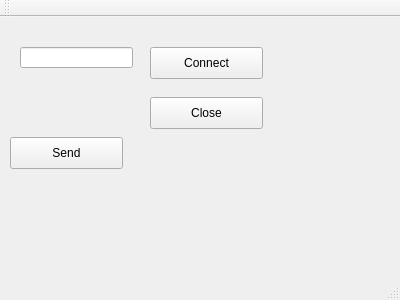
<?xml version="1.0" encoding="UTF-8"?>
<ui version="4.0">
 <class>MainWindow</class>
 <widget class="QMainWindow" name="MainWindow">
  <property name="geometry">
   <rect>
    <x>0</x>
    <y>0</y>
    <width>400</width>
    <height>300</height>
   </rect>
  </property>
  <property name="windowTitle">
   <string>MainWindow</string>
  </property>
  <widget class="QWidget" name="centralWidget">
   <widget class="QLineEdit" name="theIp">
    <property name="geometry">
     <rect>
      <x>20</x>
      <y>30</y>
      <width>113</width>
      <height>21</height>
     </rect>
    </property>
   </widget>
   <widget class="QPushButton" name="pCon">
    <property name="geometry">
     <rect>
      <x>150</x>
      <y>30</y>
      <width>113</width>
      <height>32</height>
     </rect>
    </property>
    <property name="text">
     <string>Connect</string>
    </property>
   </widget>
   <widget class="QPushButton" name="pClose">
    <property name="geometry">
     <rect>
      <x>150</x>
      <y>80</y>
      <width>113</width>
      <height>32</height>
     </rect>
    </property>
    <property name="text">
     <string>Close</string>
    </property>
   </widget>
   <widget class="QPushButton" name="pSend">
    <property name="geometry">
     <rect>
      <x>10</x>
      <y>120</y>
      <width>113</width>
      <height>32</height>
     </rect>
    </property>
    <property name="text">
     <string>Send</string>
    </property>
   </widget>
  </widget>
  <widget class="QMenuBar" name="menuBar">
   <property name="geometry">
    <rect>
     <x>0</x>
     <y>0</y>
     <width>400</width>
     <height>22</height>
    </rect>
   </property>
  </widget>
  <widget class="QToolBar" name="mainToolBar">
   <attribute name="toolBarArea">
    <enum>TopToolBarArea</enum>
   </attribute>
   <attribute name="toolBarBreak">
    <bool>false</bool>
   </attribute>
  </widget>
  <widget class="QStatusBar" name="statusBar"/>
 </widget>
 <layoutdefault spacing="6" margin="11"/>
 <resources/>
 <connections/>
</ui>
